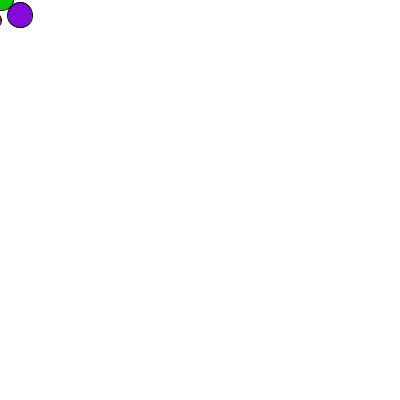
Frame 1 (no input)
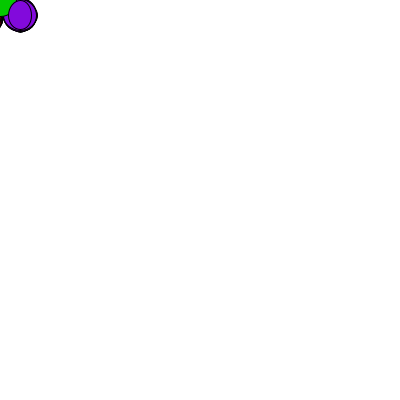
Frame 60 (the mouse pressed at the canvas centre just before this capture)
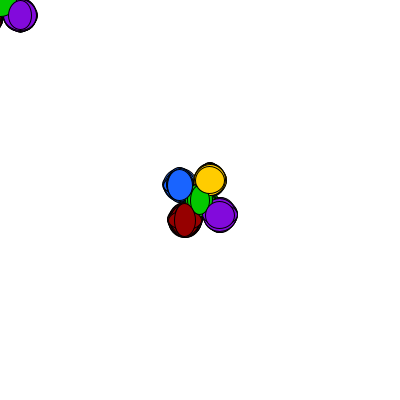
Frame 120 (the mouse held since frame 60 and released just before this capture)

The Processing sketch that drew these frames (run headless with seeded random() and noise(); from frame 60 on, the mouse is pressed at the canvas centre):

// Processing sketch: processing_70818
// ── processing_70818.pde

void setup (){
  size (400,400);
  //white
  background(255);

}

void draw (){
 // line (mouseX,mouseY,pmouseX,pmouseY);
 
 //green
   fill(4,200,0);
   ellipse(mouseX, mouseY, 15+random(20), 15+random(20));
   
 //orange
   //fill(204, 102, 0);
   
 //yellow
   fill(255,204,0); 
   ellipse(mouseX+10, mouseY-20,15+random(20), 15+random(20));
   
 //red
   fill(150, 0, 0);
   ellipse(mouseX-15, mouseY+20, 15+random(20), 15+random(20));
   
 //purple 
   //fill(60, 6, 100);
   
 // purple
   fill(130,10,220);
   ellipse(mouseX+20, mouseY+15,15+random(20), 15+random(20));
    
 //blue
  fill(25,100,300);
  ellipse(mouseX-20, mouseY-15, 15+random(20), 15+random(20));
  
 //brown
   //fill(50, 40, 20);
   
 // ellipse(mouseX, mouseY, 5+random(10), 5+random(10));

}  
